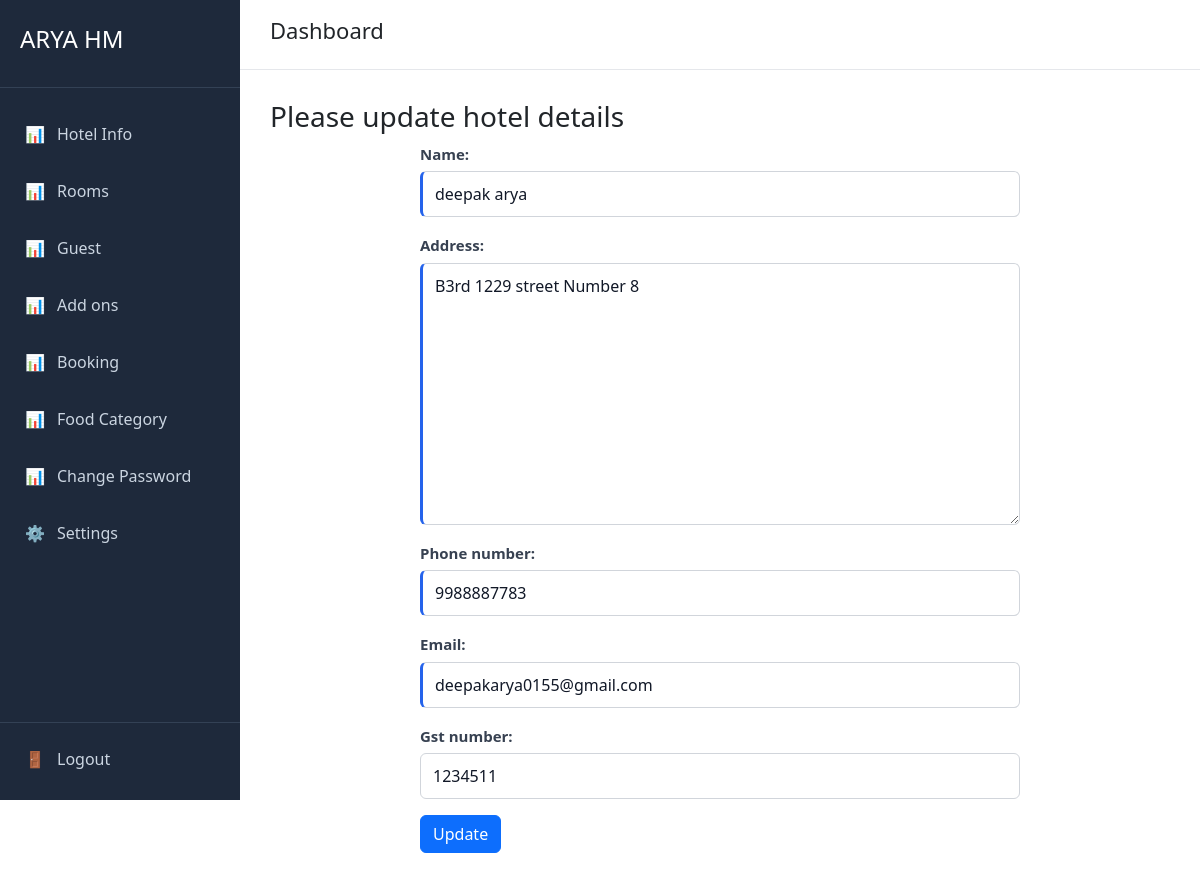
The app's page /hotel/ (signed in), older data.
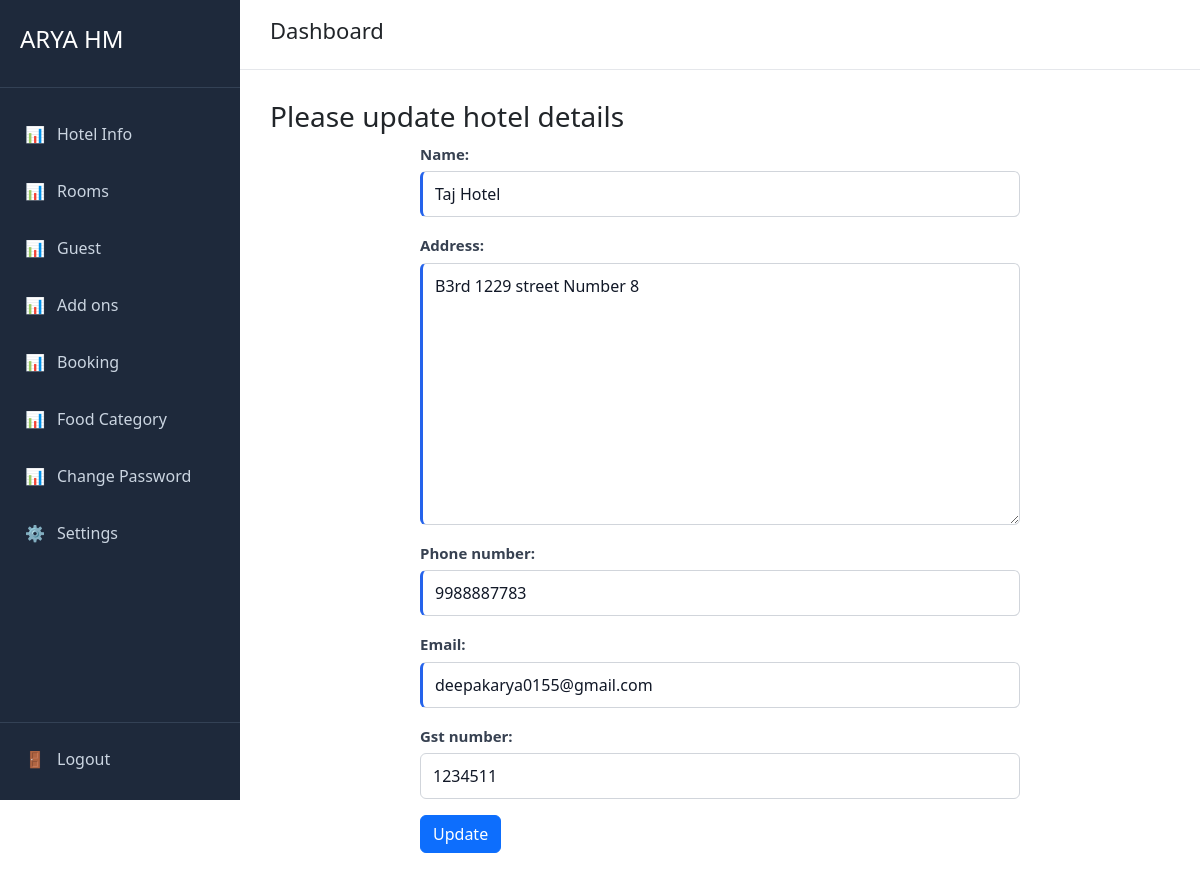
The same page, newer data.
### hotel/models.py (models this page shows)
class Hotel(models.Model):
    name = models.CharField(max_length=100)
    address = models.TextField()
    phone_number = models.CharField(max_length=10)
    email = models.EmailField()
    gst_number = models.CharField(max_length=100, blank=True, null=True)
    create_at = models.DateTimeField(auto_now_add=True)
    update_at = models.DateTimeField(auto_now=True)
    deleted_at = models.DateTimeField(null=True, blank=True)
    def __str__(self):
        return f'{self.name} - {self.id}'

### hotel/views.py (the view)
# urls.py: path("", include("hotel.urls")),
@login_required
def hotel(request):
    hotel=getHotel(request)
    print(hotel)
    form=None
    if request.method == "POST":
        form = HotelForm(request.POST, instance=hotel)
        if form.is_valid():
            saved_hotel = form.save()
            HotelUser.objects.update_or_create(hotel=saved_hotel,user=request.user)
            hotel = saved_hotel
    else:
        form = HotelForm(instance=hotel)
    return render(request, "hotel/hotel.html", {"form": form, "hotel": hotel})

### hotel/forms.py
class HotelForm(forms.ModelForm):
    class Meta:
        model = Hotel
        fields = ['name', 'address', 'phone_number', 'email', 'gst_number']

### hotel/models.py (called while the page is built)
    def __str__(self):
        return f"{self.user.username} - {self.hotel.name}"

### hotel/views.py (called while the page is built)
def getHotel(request):
    try:
        r =request.user.hotel_users.all()
        print(r)
        return r[0].hotel
    except Exception as e:
        print(e)
        return None

### hotel/templates/hotel/hotel.html (shortened to what this page needs)
{% extends "user/base.html" %}
{% block page_title %}
Dashboard
{% endblock %}
{% block content %}
    <h3>Please update hotel details</h3>
    <form method="POST" action="{% url 'hotel_info' %}">
        {{ form.as_p }}
        <button type="submit" class="btn btn-primary">
        {% if hotel %}Update {% else %}Save {% endif %}
        </button>
    </form>
{% endblock %}

Row changes from the older to the newer data that the page shows:
changed Hotel "B3rd 1229 street Number 8": name "deepak arya" → "Taj Hotel"
